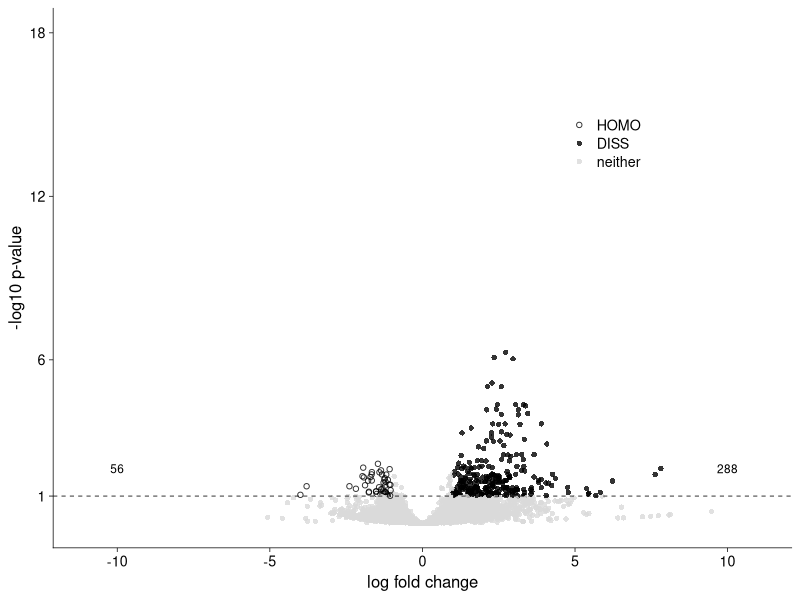
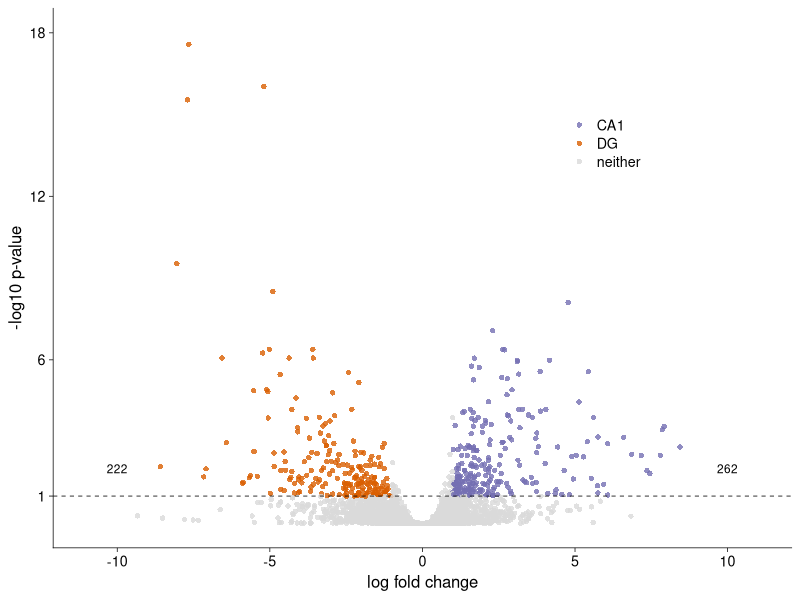
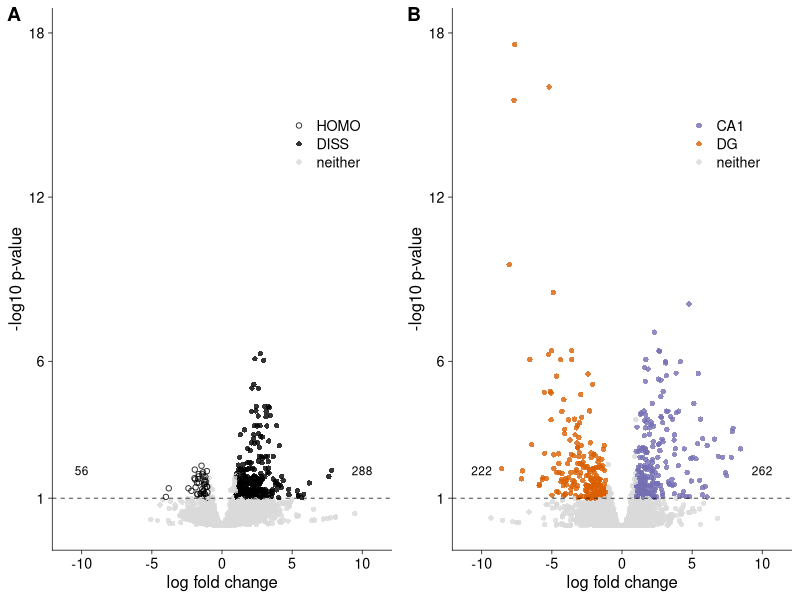
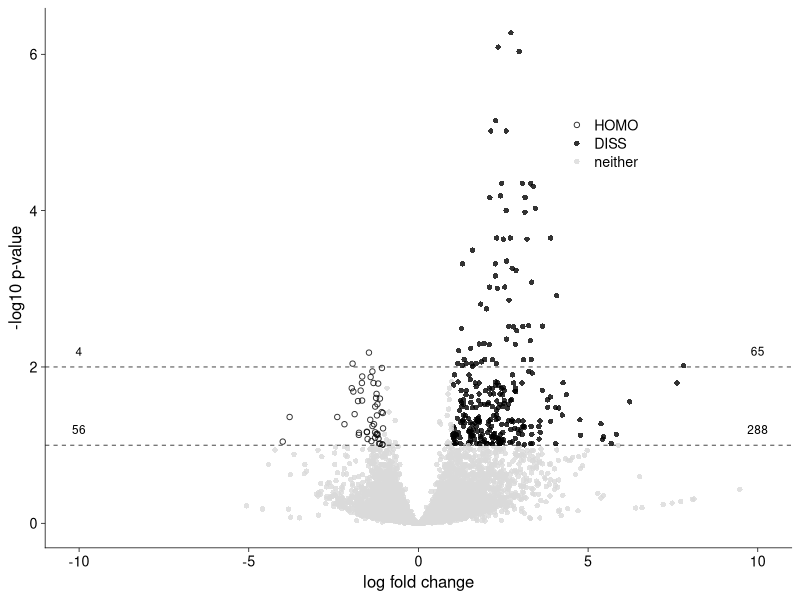
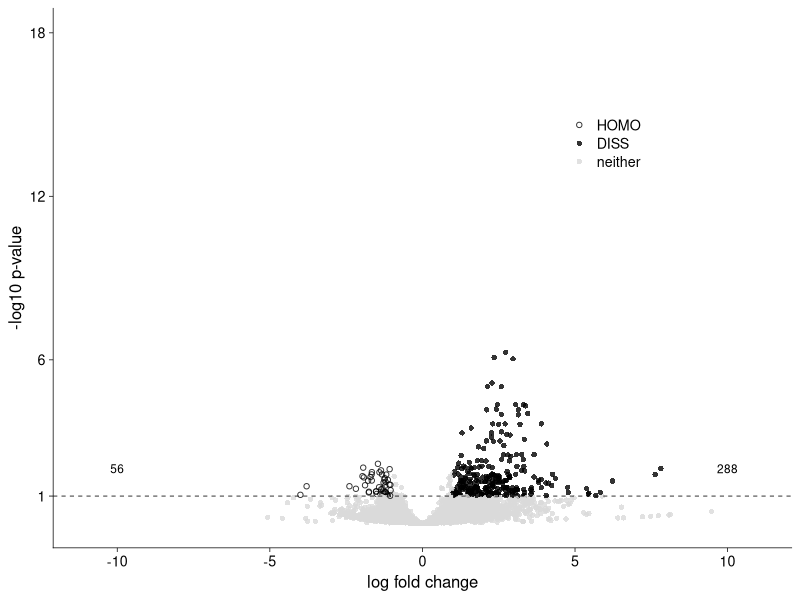
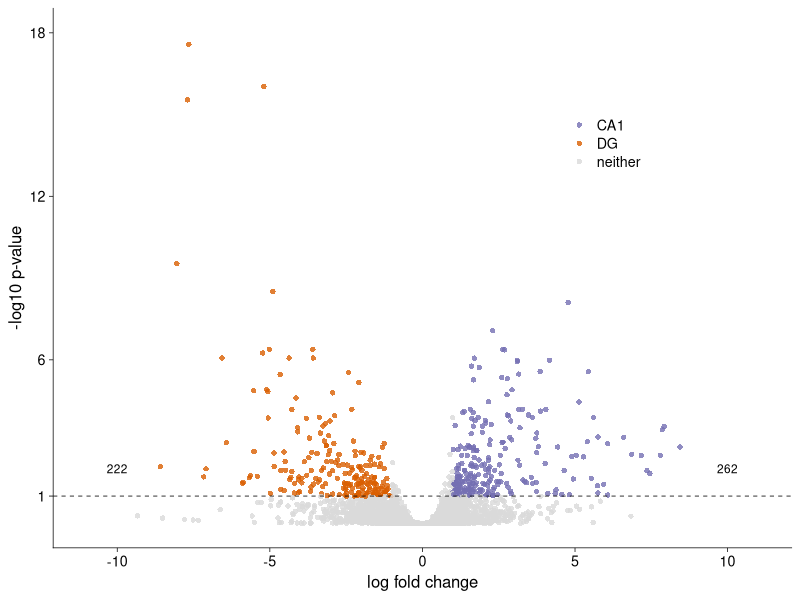
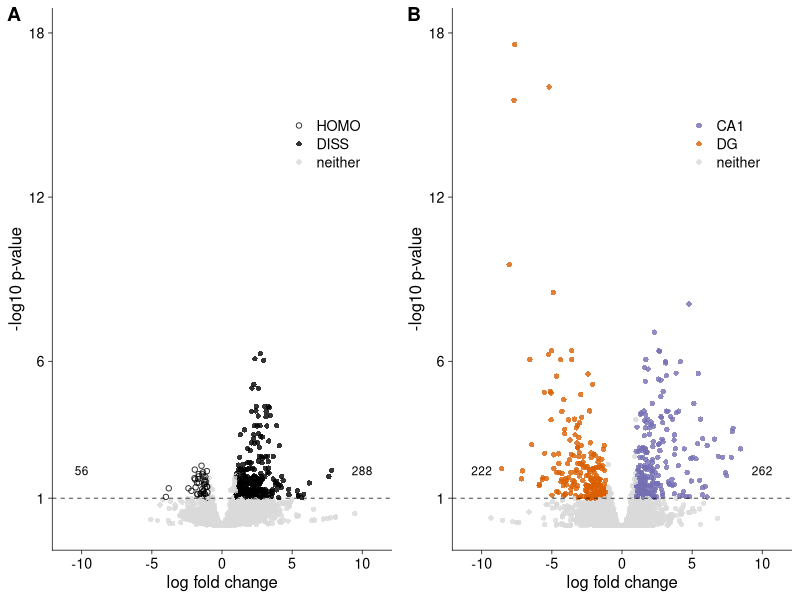
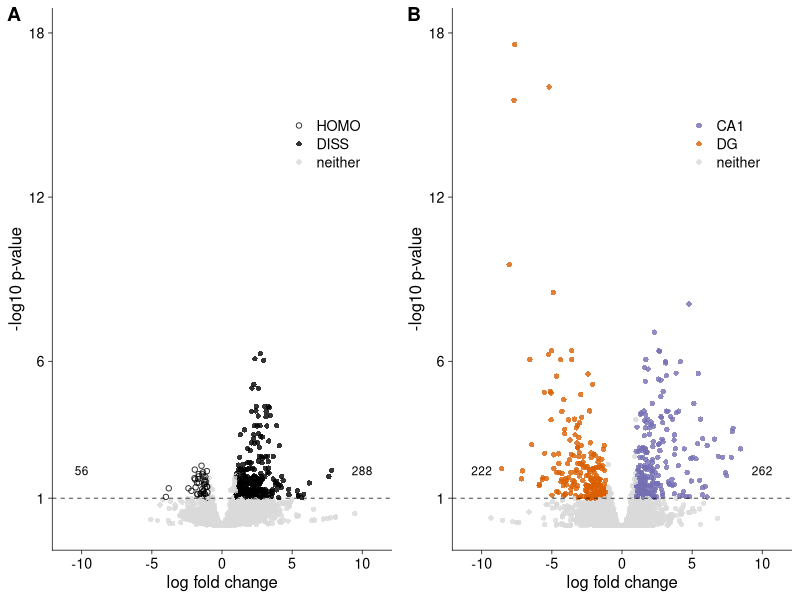

Write the R code that produced these figures, in order.
## ---- chunk 1
library(ggplot2)
library(cowplot)
library(dplyr)
library(ggrepel)
library(tidyverse)
#install.packages("ggrepel")
# set output file for figures 
knitr::opts_chunk$set(fig.path = '../figures/02_volcanoplots/')
## ---- chunk 2
# dissocation DEGes
dissociation <- read.csv("../results/volcanoTreatment.csv", header = T, row.names = 1)

#set levels
dissociation$direction <- factor(dissociation$direction,
                             levels = c("HOMO", "DISS", "neither"))

#set colors
dissociationcolor <-  c("HOMO" = "black", "DISS" = "black", "neither" = "#d9d9d9")

# subfield specific degs
subfield <- read.csv("../results/volcanoCA1DG.csv", header = T, row.names = 1)
head(subfield)
## ---- chunk 3
volcanoplot <- ggplot(dissociation, aes(x = lfc, y = pvalue)) + 
  geom_point(aes(color = factor(direction), shape = factor(direction)), 
             size = 1.5, alpha = 0.8, na.rm = T) + 
  theme_cowplot(font_size = 12, line_size = 0.25) +
  theme(legend.title = element_blank(),
        legend.position=c(.7,.75),
        panel.grid.minor=element_blank(),
        panel.grid.major=element_blank()) +
  scale_color_manual(values = dissociationcolor) +
  scale_x_continuous(name="log fold change",
                      limits = c(-11, 11)) +
  scale_y_continuous(name="-log10 p-value",
                     limits = c(0, 18),
                     breaks = c(1,6,12,18)) +
  geom_hline(yintercept = 1,  size = 0.25, linetype = 2 ) + 
  scale_shape_manual(values = c(1,16,16)) +
    annotate("text", label = "56", x = -10, y = 2, size = 3, color = "black") + 
    annotate("text", label = "288", x = 10, y = 2, size = 3, color = "black")

volcanoplot  

  
pdf(file = "../figures/02_volcanoplots/Treatment_volcano_old.pdf", width=2.5, height=2.25)
plot(volcanoplot)
dev.off()
## ---- chunk 4
volcanoplot2 <- ggplot(subfield, aes(x = lfc, y = pvalue)) + 
  geom_point(aes(color = factor(direction), shape = factor(direction)), 
             size = 1.5, alpha = 0.8, na.rm = T) + 
  theme_cowplot(font_size = 12, line_size = 0.25) +
  theme(legend.title=element_blank(),
        legend.position=c(.7,.75),
        panel.grid.minor=element_blank(),
        panel.grid.major=element_blank()) + 
  scale_color_manual(values = c("CA1" = "#7570b3",
                                "DG" = "#d95f02", 
                                "neither" = "#d9d9d9")) +   
  scale_x_continuous(name="log fold change",
                     limits = c(-11, 11)) +
  scale_y_continuous(name="-log10 p-value",
                     limits = c(0, 18),
                     breaks = c(1,6,12,18)) +
  geom_hline(yintercept = 1,  size = 0.25, linetype = 2 ) + 
  scale_shape_manual(values = c(16,16,16)) +
  
      annotate("text", label = "222", x = -10, y = 2, size = 3, color = "black") + 
    annotate("text", label = "262", x = 10, y = 2, size = 3, color = "black")
volcanoplot2 

pdf(file = "../figures/02_volcanoplots/CA1DG_volcano.pdf", width=2.5, height=2.25)
plot(volcanoplot2)
dev.off()

## ---- chunk 5

figure2 <- plot_grid(volcanoplot, volcanoplot2,  
                     nrow = 1, labels = c('A', 'B'), 
                     #align = 'h',
                     rel_widths = c(1,1))

figure2

pdf("../figures/figure2old.pdf", width=5.5, height=3)
print(figure2)
dev.off()

ggsave(
  "../figures/figure2.png",
  figure2,
  width = 6,
  height = 3,
  dpi = 1200
)
## ---- chunk 6
volcanoplot <- ggplot(dissociation, aes(x = lfc, y = pvalue)) + 
  geom_point(aes(color = factor(direction), shape = factor(direction)), 
             size = 1.5, alpha = 0.8, na.rm = T) + 
  theme_cowplot(font_size = 12, line_size = 0.25) +
  theme(legend.title = element_blank(),
        legend.position=c(.7,.75),
        panel.grid.minor=element_blank(),
        panel.grid.major=element_blank()) +
  scale_color_manual(values = dissociationcolor) +
  scale_x_continuous(name="log fold change") +
  scale_y_continuous(name="-log10 p-value") +
  geom_hline(yintercept = 1,  size = 0.25, linetype = 2 ) + 
  geom_hline(yintercept = 2,  size = 0.25, linetype = 2 ) + 
  scale_shape_manual(values = c(1,16,16)) +
    annotate("text", label = "4", x = -10, y = 2.2, size = 3, color = "black") + 
    annotate("text", label = "65", x = 10, y = 2.2, size = 3, color = "black") +
    annotate("text", label = "56", x = -10, y = 1.2, size = 3, color = "black") + 
    annotate("text", label = "288", x = 10, y = 1.2, size = 3, color = "black")

volcanoplot  

  
pdf(file = "../figures/02_volcanoplots/Treatment_volcano.pdf", width=3.5, height=3.25)
plot(volcanoplot)
dev.off()
